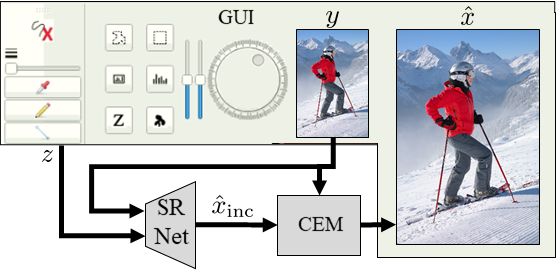
#> input picture codes/fig_framework_scheme.png, 556 x 272 px, given as the content of the folder sults/Feat_with_max2stride_untrained/BSD100_cubic_PSNR23.820, which was not available
$ python FFT_comparison.py
#> lines starting #> are read from the running program, lines starting #| are printed output that depends on the picture; pictures that were not available may be replaced by others from this repository, and a replacement may not be noted
import numpy as np
from tqdm import tqdm
import os
import cv2
import matplotlib.pyplot as plt

SHOW_RATIO = False

FOLDER_B = '/home/tiras/ybahat/SRGAN/results/MSE_srResNet/BSD100_cubic_PSNR23.667'
FOLDER_B = '/home/tiras/ybahat/SRGAN/results/Feat_with_MaxPool_srResNet/BSD100_cubic_PSNR23.267'
FOLDER_B = '/home/tiras/ybahat/SRGAN/results/Feat_with_VGG19Untrained_srResNet/BSD100_cubic_PSNR22.857'
# [4 lines of commented-out code are left out]
FOLDER_A = '/home/tiras/ybahat/SRGAN/results/Feat_with_max2stride_untrained/BSD100_cubic_PSNR23.820'

files_list = os.listdir(FOLDER_A)
FFT_ratios = []
max_dims = [0,0]
im_names = [im.split('.')[0].split('_')[0] for im in files_list]
ratio_range = [0,0]
for im_num,im_name in tqdm(enumerate(im_names)):
    image_A = np.array(cv2.imread(os.path.join(FOLDER_A,files_list[im_num]))).mean(2)/255
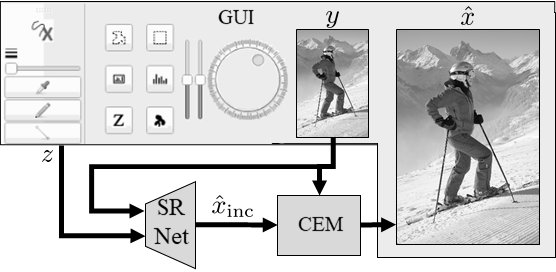
#> image_A: shape (272, 556) float64; min 0, max 1, mean 0.827
    FFT_A = np.fft.fft2(image_A)
    if SHOW_RATIO:
        file_name_B = [im for im in os.listdir(FOLDER_B) if im_name in im][0]
        image_B = np.array(cv2.imread(os.path.join(FOLDER_B,file_name_B))).mean(2)/255
        FFT_B = np.fft.fft2(image_B)
        FFT_ratios.append(np.log(np.abs(FFT_A)/(np.finfo(FFT_A.dtype).eps+np.abs(FFT_B))))
    else:
        FFT_ratios.append(np.log(np.abs(FFT_A)))

    max_dims[0] = max(max_dims[0],FFT_A.shape[0])
    max_dims[1] = max(max_dims[1],FFT_A.shape[1])
    ratio_range[0] = min(ratio_range[0],np.percentile(FFT_ratios[-1],1))
    ratio_range[1] = max(ratio_range[1],np.percentile(FFT_ratios[-1],99))
ratio_range = np.max(np.abs(ratio_range))
#> ratio_range = 5.92

for i in range(len(FFT_ratios)):
    if SHOW_RATIO:
        FFT_ratios[i] = np.stack([-1*FFT_ratios[i]/ratio_range*(FFT_ratios[i]<0),FFT_ratios[i]/ratio_range*(FFT_ratios[i]>0),np.zeros_like(FFT_ratios[i])],-1)
        resized = []
        for ch in range(FFT_ratios[i].shape[2]):
            resized.append(cv2.resize(FFT_ratios[i][:,:,ch],dsize=tuple(max_dims)))
        FFT_ratios[i] = np.stack(resized,-1)
    else:
        FFT_ratios[i] = cv2.resize(FFT_ratios[i] / ratio_range,dsize=tuple(max_dims))
#> this loop made 1 pass
#> after the loop, FFT_ratios = 1 item

FFT_ratios = np.mean(np.stack(FFT_ratios),0)
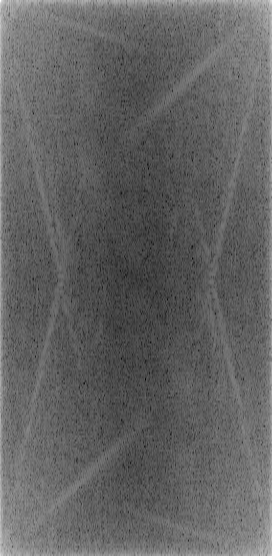
#> FFT_ratios: shape (556, 272) float64; min -0.335, max 1.72, mean 0.463; drawn with min black and max white
FFT_ratios *= ratio_range
ratio_range = np.percentile(FFT_ratios,99)
#> ratio_range = 5.81
FFT_ratios /= ratio_range
plt.imshow(FFT_ratios)
if not SHOW_RATIO:
    plt.colorbar()
title = 'Average log(|FFT(%s)|%s)'%(FOLDER_A.split('/')[-2],'\n/|FFT(%s)|'%(FOLDER_B.split('/')[-2]) if SHOW_RATIO else '')
plt.title(title)
saving_path = '/home/tiras/ybahat/SRGAN/results' if 'tiras' in os.getcwd() else '/media/ybahat/data/projects/SRGAN/results'
saving_name = 'FFT_%s%s_max%.2f.png'%(FOLDER_A.split('/')[-2],'_2_%s'%(FOLDER_B.split('/')[-2]) if SHOW_RATIO else '',ratio_range)
plt.savefig(os.path.join(saving_path,saving_name))
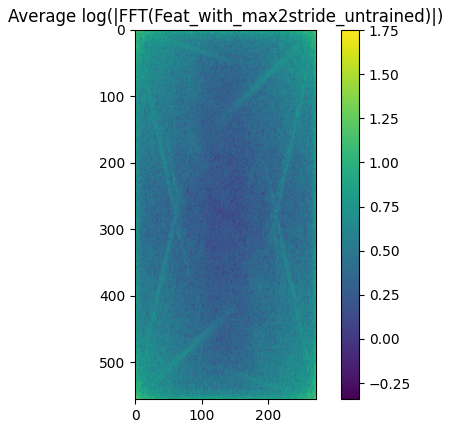
#> figure drawn by matplotlib, 2 panels
print('Done')
